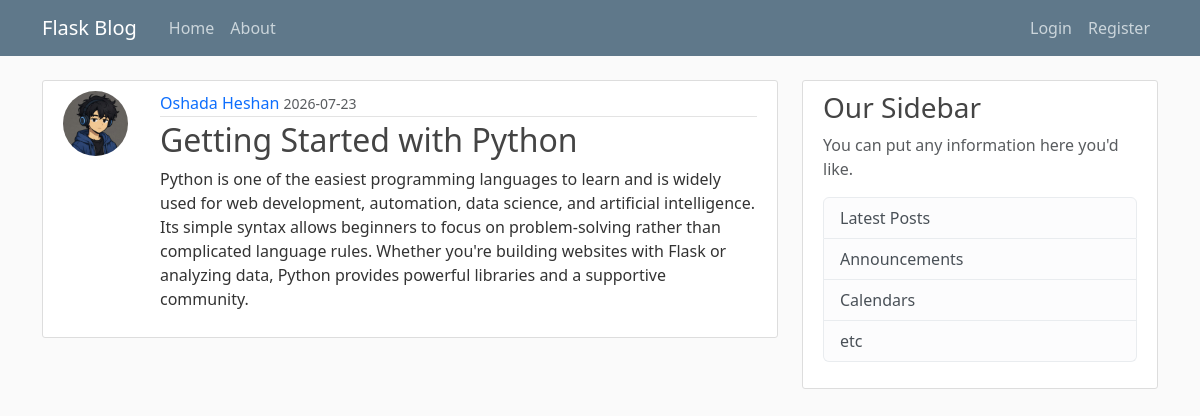
Screenshot of /post/3 with the database file from the repository.
### flaskblog/models.py (models this page shows, shortened)
class User(db.Model, UserMixin):
    id = db.Column(db.Integer, primary_key=True)
    username = db.Column(db.String(20), unique=True, nullable=False)
    email = db.Column(db.String(120), unique=True, nullable=False)
    image_file = db.Column(db.String(20), nullable=False, default='default.jpg')
    password = db.Column(db.String(60), nullable=False)
    posts = db.relationship('Post', backref='author', lazy=True)

class Post(db.Model):
    id = db.Column(db.Integer, primary_key=True)
    title = db.Column(db.String(100), nullable=False)
    date_posted = db.Column(db.DateTime, nullable=False, default=datetime.utcnow)
    content = db.Column(db.Text, nullable=False)
    user_id = db.Column(db.Integer, db.ForeignKey('user.id'), nullable=False)

### flaskblog/routes.py (the view)
@app.route("/post/<int:post_id>")
def post(post_id):
    post = Post.query.get_or_404(post_id)
    return render_template('post.html', title=post.title, post=post)

### flaskblog/templates/post.html (shortened to what this page needs)
{% extends "layout.html" %}
{% block content %}
    <article class="content-section">
        <div class="post-container">
            <img class="rounded-circle article-img" src="{{ url_for('static', filename='profile_pics/' + post.author.image_file) }}" alt="Profile picture">
            <div class="post-content">
                <div class="article-metadata">
                    <a class="author-name" href="#">{{ post.author.username }}</a>
                    <small class="text-muted">{{ post.date_posted.strftime('%Y-%m-%d') }}</small>
                </div>
                <h2><a class="article-title" href="#">{{ post.title }}</a></h2>
                <p class="article-content">{{ post.content }}</p>
            </div>
         </div>
    </article>
{% endblock content %}

### flaskblog/static/main.css (style rules this page uses)
body { background: #fafafa; color: #333333; margin-top: 5rem; }
h1, h2, h3, h4, h5, h6 { color: #444444; }
.content-section { background: #ffffff; padding: 10px 20px; border: 1px solid #dddddd; border-radius: 3px; margin-bottom: 20px; }
.post-container { display: flex; gap: 16px; align-items: flex-start; }
.post-content { flex: 1; }
.article-title { color: #444444; }
a.article-title { text-decoration: none; }
.article-content { white-space: pre-line; }
.article-img { height: 65px; width: 65px; margin-right: 16px; }
.article-metadata { padding-bottom: 1px; margin-bottom: 4px; border-bottom: 1px solid #e3e3e3 }
.article-metadata a { text-decoration: none; }

### rows the page displays
User: image_file (picture), author.username "Oshada Heshan"
Post: date_posted "2026-07-23", title "Getting Started with Python", content "Python is one of the easiest programming languages to learn and is widely used for web development, automation, data science, and artificial intelligence. Its simple syntax allows beginners to focus on problem-solving rather than complicated language rules. Whether you're building websites with Flask or analyzing data, Python provides powerful libraries and a supportive community."
